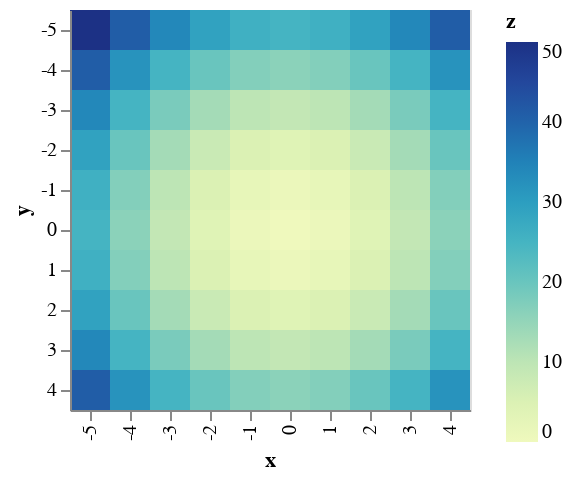

Here is the notebook cell this chart was saved with:
### Code cell
# Simple Heatmap with Altair

import altair as alt
import numpy as np
import pandas as pd

# Compute x^2 + y^2 across a 2D grid
x, y = np.meshgrid(range(-5, 5), range(-5, 5))
z = x ** 2 + y ** 2

# Convert this grid to columnar data expected by Altair
source = pd.DataFrame({'x': x.ravel(),
                     'y': y.ravel(),
                     'z': z.ravel()})

alt.Chart(source).mark_rect().encode(
    x='x:O',
    y='y:O',
    color='z:Q'
)

### Figure 1 — Vega-Lite specification as saved in the notebook (floating-point values rounded to 4 significant figures)
{"config": {"view": {"continuousWidth": 300, "continuousHeight": 300}}, "data": {"name": "data-1487c93b91dee61ec4c167e470e512f4"}, "mark": {"type": "rect"}, "encoding": {"color": {"field": "z", "type": "quantitative"}, "x": {"field": "x", "type": "ordinal"}, "y": {"field": "y", "type": "ordinal"}}, "$schema": "https://vega.github.io/schema/vega-lite/v5.8.0.json", "datasets": {"data-1487c93b91dee61ec4c167e470e512f4": [{"x": -5, "y": -5, "z": 50}, {"x": -4, "y": -5, "z": 41}, {"x": -3, "y": -5, "z": 34}, {"x": -2, "y": -5, "z": 29}, {"x": -1, "y": -5, "z": 26}, {"x": 0, "y": -5, "z": 25}, {"x": 1, "y": -5, "z": 26}, {"x": 2, "y": -5, "z": 29}, {"x": 3, "y": -5, "z": 34}, {"x": 4, "y": -5, "z": 41}, {"x": -5, "y": -4, "z": 41}, {"x": -4, "y": -4, "z": 32}, {"x": -3, "y": -4, "z": 25}, {"x": -2, "y": -4, "z": 20}, {"x": -1, "y": -4, "z": 17}, {"x": 0, "y": -4, "z": 16}, {"x": 1, "y": -4, "z": 17}, {"x": 2, "y": -4, "z": 20}, {"x": 3, "y": -4, "z": 25}, {"x": 4, "y": -4, "z": 32}, {"x": -5, "y": -3, "z": 34}, {"x": -4, "y": -3, "z": 25}, {"x": -3, "y": -3, "z": 18}, {"x": -2, "y": -3, "z": 13}, {"x": -1, "y": -3, "z": 10}, {"x": 0, "y": -3, "z": 9}, {"x": 1, "y": -3, "z": 10}, {"x": 2, "y": -3, "z": 13}, {"x": 3, "y": -3, "z": 18}, {"x": 4, "y": -3, "z": 25}, {"x": -5, "y": -2, "z": 29}, {"x": -4, "y": -2, "z": 20}, {"x": -3, "y": -2, "z": 13}, {"x": -2, "y": -2, "z": 8}, {"x": -1, "y": -2, "z": 5}, {"x": 0, "y": -2, "z": 4}, {"x": 1, "y": -2, "z": 5}, {"x": 2, "y": -2, "z": 8}, {"x": 3, "y": -2, "z": 13}, {"x": 4, "y": -2, "z": 20}, {"x": -5, "y": -1, "z": 26}, {"x": -4, "y": -1, "z": 17}, {"x": -3, "y": -1, "z": 10}, {"x": -2, "y": -1, "z": 5}, {"x": -1, "y": -1, "z": 2}, {"x": 0, "y": -1, "z": 1}, {"x": 1, "y": -1, "z": 2}, {"x": 2, "y": -1, "z": 5}, {"x": 3, "y": -1, "z": 10}, {"x": 4, "y": -1, "z": 17}, {"x": -5, "y": 0, "z": 25}, {"x": -4, "y": 0, "z": 16}, {"x": -3, "y": 0, "z": 9}, {"x": -2, "y": 0, "z": 4}, {"x": -1, "y": 0, "z": 1}, {"x": 0, "y": 0, "z": 0}, {"x": 1, "y": 0, "z": 1}, {"x": 2, "y": 0, "z": 4}, {"x": 3, "y": 0, "z": 9}, {"x": 4, "y": 0, "z": 16}, {"x": -5, "y": 1, "z": 26}, {"x": -4, "y": 1, "z": 17}, {"x": -3, "y": 1, "z": 10}, {"x": -2, "y": 1, "z": 5}, {"x": -1, "y": 1, "z": 2}, {"x": 0, "y": 1, "z": 1}, {"x": 1, "y": 1, "z": 2}, {"x": 2, "y": 1, "z": 5}, {"x": 3, "y": 1, "z": 10}, {"x": 4, "y": 1, "z": 17}, {"x": -5, "y": 2, "z": 29}, {"x": -4, "y": 2, "z": 20}, {"x": -3, "y": 2, "z": 13}, {"x": -2, "y": 2, "z": 8}, {"x": -1, "y": 2, "z": 5}, {"x": 0, "y": 2, "z": 4}, {"x": 1, "y": 2, "z": 5}, {"x": 2, "y": 2, "z": 8}, {"x": 3, "y": 2, "z": 13}, {"x": 4, "y": 2, "z": 20}, {"x": -5, "y": 3, "z": 34}, {"x": -4, "y": 3, "z": 25}, {"x": -3, "y": 3, "z": 18}, {"x": -2, "y": 3, "z": 13}, {"x": -1, "y": 3, "z": 10}, {"x": 0, "y": 3, "z": 9}, {"x": 1, "y": 3, "z": 10}, {"x": 2, "y": 3, "z": 13}, {"x": 3, "y": 3, "z": 18}, {"x": 4, "y": 3, "z": 25}, {"x": -5, "y": 4, "z": 41}, {"x": -4, "y": 4, "z": 32}, {"x": -3, "y": 4, "z": 25}, {"x": -2, "y": 4, "z": 20}, {"x": -1, "y": 4, "z": 17}, {"x": 0, "y": 4, "z": 16}, {"x": 1, "y": 4, "z": 17}, {"x": 2, "y": 4, "z": 20}, {"x": 3, "y": 4, "z": 25}, {"x": 4, "y": 4, "z": 32}]}}
